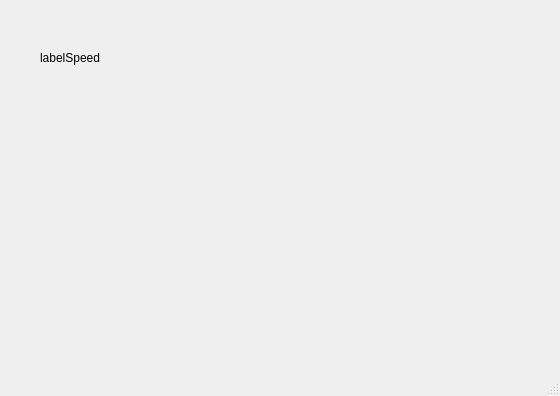
<?xml version="1.0" encoding="UTF-8"?>
<ui version="4.0">
 <class>MainWindow</class>
 <widget class="QMainWindow" name="MainWindow">
  <property name="geometry">
   <rect>
    <x>0</x>
    <y>0</y>
    <width>560</width>
    <height>396</height>
   </rect>
  </property>
  <property name="windowTitle">
   <string>MainWindow</string>
  </property>
  <widget class="QWidget" name="centralwidget">
   <widget class="QLabel" name="labelSpeed">
    <property name="geometry">
     <rect>
      <x>40</x>
      <y>50</y>
      <width>91</width>
      <height>16</height>
     </rect>
    </property>
    <property name="text">
     <string>labelSpeed</string>
    </property>
   </widget>
   <widget class="NetGraphWidget" name="netGraph" native="true">
    <property name="geometry">
     <rect>
      <x>40</x>
      <y>100</y>
      <width>211</width>
      <height>121</height>
     </rect>
    </property>
   </widget>
  </widget>
  <widget class="QMenuBar" name="menubar">
   <property name="geometry">
    <rect>
     <x>0</x>
     <y>0</y>
     <width>560</width>
     <height>17</height>
    </rect>
   </property>
  </widget>
  <widget class="QStatusBar" name="statusbar"/>
 </widget>
 <customwidgets>
  <customwidget>
   <class>NetGraphWidget</class>
   <extends>QWidget</extends>
   <header>netgraphwidget.h</header>
   <container>1</container>
  </customwidget>
 </customwidgets>
 <resources/>
 <connections/>
</ui>
